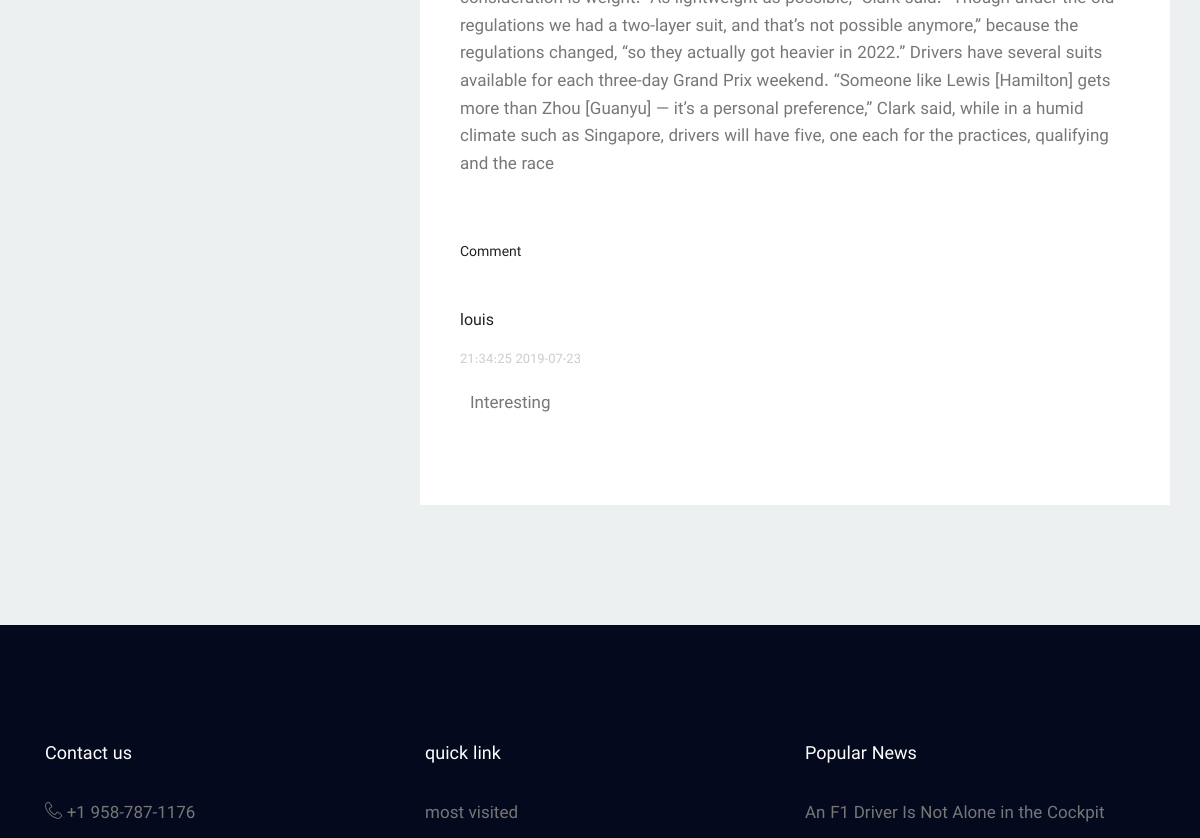
Page /show-post/15 (middle part) on the earlier database version.
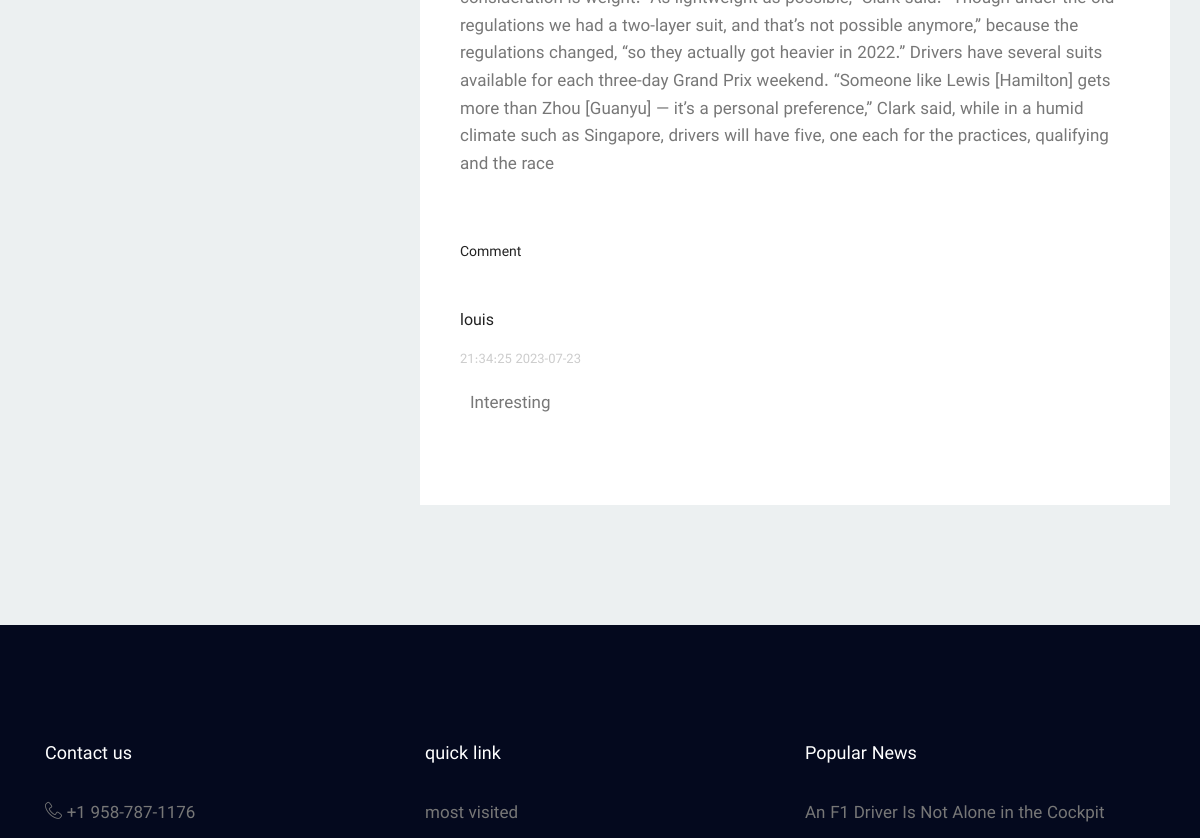
Same page on the later database version.
### tables this page shows
CREATE TABLE `comments` (
  `id` int(11) NOT NULL,
  `user_id` int(11) NOT NULL,
  `comment` text NOT NULL,
  `post_id` int(11) NOT NULL,
  `status` enum('unseen','seen','approved') NOT NULL DEFAULT 'unseen',
  `created_at` datetime NOT NULL,
  `updated_at` datetime DEFAULT NULL
);

### activities/Home.php (called while the page is built, shortened)
<?php
class Home{
        public function show($id)
        {
                $db = new DataBase();
                $comments = $db->select("SELECT *, (SELECT username FROM users WHERE users.id = comments.user_id) AS username FROM comments WHERE post_id = ? AND status = 'approved'", [$id])->fetchAll();
                require_once (BASE_PATH . '/template/app/show-post.php');
        }
}

### index.php (called while the page is built, shortened)
<?php
require_once 'database/DataBase.php';
require_once "activities/Home.php";
function uri($reservedUrl, $class, $method, $requestMethod = "GET")
{
    $currentUrl = explode('?', currentUrl())[0];
    $currentUrl = str_replace(CURRENT_DOMAIN, '', $currentUrl);
    $currentUrl = trim($currentUrl, '/');
    $currentUrlArray = explode('/', $currentUrl);
    $currentUrlArray = array_filter($currentUrlArray);
    $reservedUrl = trim($reservedUrl, '/');
    $reservedUrlArray = explode('/', $reservedUrl);
    $reservedUrlArray = array_filter($reservedUrlArray);
    if(sizeof($currentUrlArray) != sizeof($reservedUrlArray) || methodField() != $requestMethod){
            return false;
    }
    $parameters = [];
    for($key = 0; $key < sizeof($currentUrlArray); $key++)
    {
            if($reservedUrlArray[$key][0] == '{' && $reservedUrlArray[$key][strlen($reservedUrlArray[$key]) - 1] == "}")
             {
                    array_push($parameters, $currentUrlArray[$key]);
            }
            elseif($currentUrlArray[$key] !== $reservedUrlArray[$key]){
                    return false;
            }
    }
    $object = new $class;
    call_user_func_array(array($object, $method), $parameters);
    exit;
}
function protocol()
{
    return stripos($_SERVER['SERVER_PROTOCOL'], 'https') === true ? 'https://' : 'http://';
}
function current_domain()
{
    return protocol() . $_SERVER['HTTP_HOST'];
}
function currentUrl()
{
    return current_domain() . $_SERVER['REQUEST_URI'];
}
function methodField()
{
    return $_SERVER['REQUEST_METHOD'];
}
uri('show-post/{id}', 'App\Home', 'show');
exit;

### database/DataBase.php (called while the page is built, shortened)
<?php
class DataBase
{
    private $connection;
    private $options = [PDO::ATTR_ERRMODE => PDO::ERRMODE_EXCEPTION, PDO::ATTR_DEFAULT_FETCH_MODE => PDO::FETCH_ASSOC, PDO::MYSQL_ATTR_INIT_COMMAND => "SET NAMES utf8"];
    private $dbHost = DB_HOST;
    private $dbName = DB_NAME;
    private $dbUsername = DB_USERNAME;
    private $dbPassword = DB_PASSWORD;
    public function __construct()
    {
        try {
            $this->connection = new PDO('mysql:host=' . $this->dbHost . ";dbname=" . $this->dbName, $this->dbUsername, $this->dbPassword, $this->options);
        } catch (Exception $e) {
            echo 'error ' . $e->getMessage();
            return false;
        }
    }
    public function select($sql, $values = null)
    {
        try {
            $statement = $this->connection->prepare($sql);
            if ($values == null) {
                $statement->execute();
            } else {
                $statement->execute($values);
            }
            $result = $statement;
            return $result;
        } catch (Exception $e) {
            echo 'error ' . $e->getMessage();
            return false;
        }
    }
}

### template/app/show-post.php (the view, shortened to what the changed rows need)
<?php
        require_once(BASE_PATH . '/template/app/layouts/header.php');
   ?>
    <div class="site-main-container">
        <section class="latest-post-area pb-120">
            <div class="container no-padding">
                <div class="row">
                    <div class="col-lg-8 post-list">
                        <div class="single-post-wrap">
                            <div class="content-wrap post-left text-left"">
                                <div class="comment-sec-area">
                                    <div class="container">
                                        <div class="row flex-column">
                                            <?php foreach ($comments as $comment) { ?>
                                            <div class="comment-list float-left post-left text-left"">
                                                <div class="single-comment justify-content-between ">
                                                    <div class="user justify-content-between ">
                                                        <div class="desc post-left text-left"">
                                                            <h5><a href="#"><?= $comment['username'] ?></a></h5>
                                                            <p class="date mt-3"><?= $comment['created_at'] ?></p>
                                                            <p class="comment ml-10">
                                                                <?= $comment['comment'] ?>
                                                            </p>
                                                        </div>
                                                    </div>
                                                </div>
                                            </div>
                                            <?php } ?>
                                        </div>
                                    </div>
                                </div>
                            </div>
                        </div>
                    </div>
            </div>
        </section>
    </div>
    <?php
        require_once(BASE_PATH . '/template/app/layouts/footer.php');
   ?>

Differences in the rows shown:
changed comments "Interesting": created_at "2019-07-23 21:34:25" → "2023-07-23 21:34:25"
